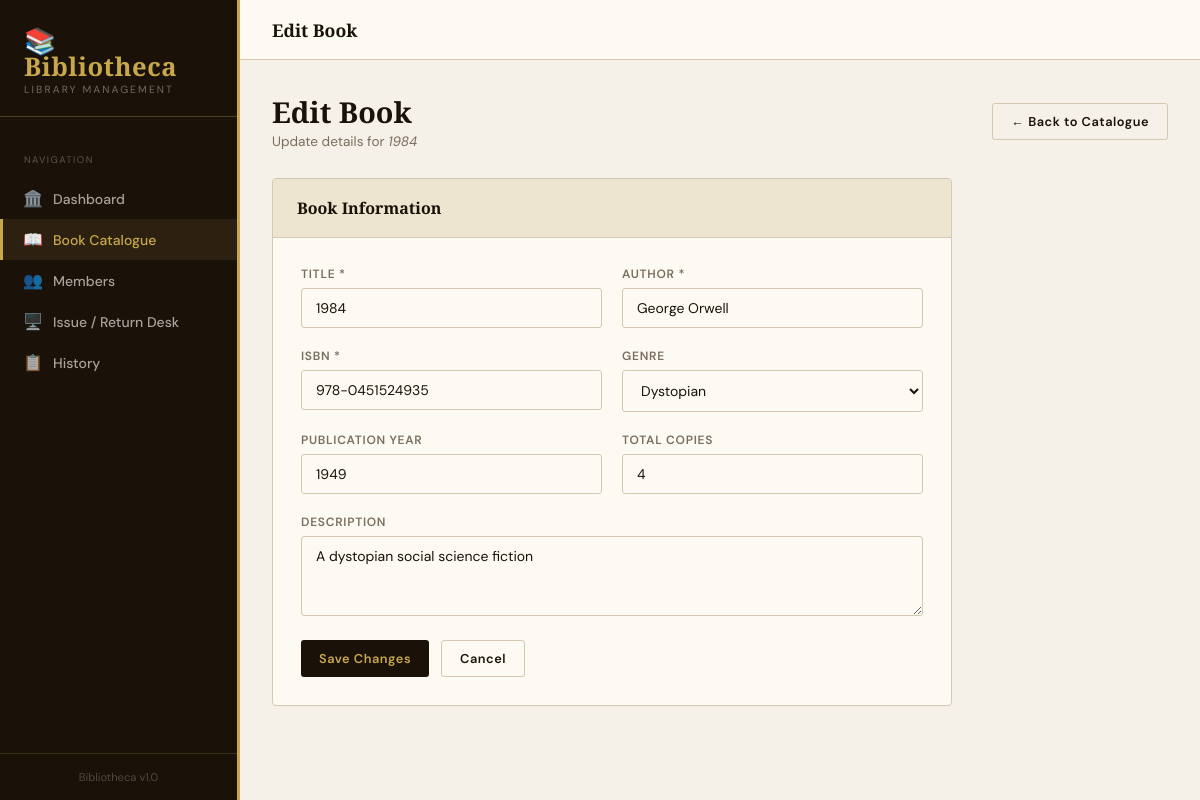
The app's page /books/edit/3 with its own data.
### tables this page shows
CREATE TABLE books (
        id INTEGER PRIMARY KEY AUTOINCREMENT,
        title TEXT NOT NULL,
        author TEXT NOT NULL,
        isbn TEXT UNIQUE NOT NULL,
        genre TEXT,
        year INTEGER,
        total_copies INTEGER DEFAULT 1,
        available_copies INTEGER DEFAULT 1,
        description TEXT,
        added_on TEXT DEFAULT CURRENT_TIMESTAMP
    );

### app.py (the view, shortened to what this page needs)
@app.route('/books/edit/<int:book_id>', methods=['GET', 'POST'])
def edit_book(book_id):
    conn = get_db()
    book = conn.execute("SELECT * FROM books WHERE id=?", (book_id,)).fetchone()
    conn.close()
    return render_template('edit_book.html', book=book)

### app.py (called while the page is built)
def get_db():
    conn = sqlite3.connect(DB_PATH)
    conn.row_factory = sqlite3.Row
    return conn

### templates/edit_book.html (shortened to what this page needs)
{% extends "base.html" %}
{% block page_title %}Edit Book{% endblock %}
{% block content %}
<div class="page-header">
  <div>
    <h2>Edit Book</h2>
    <p>Update details for <em>{{ book.title }}</em></p>
  </div>
  <a href="{{ url_for('catalogue') }}" class="btn btn-outline">← Back to Catalogue</a>
</div>
<div style="max-width:680px">
  <div class="card">
    <div class="card-header"><div class="card-title">Book Information</div></div>
    <div style="padding:28px">
      <form method="POST">
        <div class="form-grid">
          <div class="form-group">
            <label>Title *</label>
            <input type="text" name="title" required value="{{ book.title }}">
          </div>
          <div class="form-group">
            <label>Author *</label>
            <input type="text" name="author" required value="{{ book.author }}">
          </div>
          <div class="form-group">
            <label>ISBN *</label>
            <input type="text" name="isbn" required value="{{ book.isbn }}">
          </div>
          <div class="form-group">
            <label>Genre</label>
            <select name="genre">
              {% for g in ['Fiction','Non-Fiction','Dystopian','Sci-Fi','Fantasy','Mystery','Biography','Self-Help','Technology','History','Science','Philosophy','Other'] %}
              <option {% if book.genre == g %}selected{% endif %}>{{ g }}</option>
              {% endfor %}
            </select>
          </div>
          <div class="form-group">
            <label>Publication Year</label>
            <input type="number" name="year" value="{{ book.year }}">
          </div>
          <div class="form-group">
            <label>Total Copies</label>
            <input type="number" name="copies" required min="1" value="{{ book.total_copies }}">
          </div>
          <div class="form-group full">
            <label>Description</label>
            <textarea name="description">{{ book.description or '' }}</textarea>
          </div>
        </div>
        <div style="margin-top:24px; display:flex; gap:12px">
          <button type="submit" class="btn btn-primary">Save Changes</button>
          <a href="{{ url_for('catalogue') }}" class="btn btn-outline">Cancel</a>
        </div>
      </form>
    </div>
  </div>
</div>
{% endblock %}

### templates/base.html (style rules this page uses)
:root { --ink: #1a1209; --cream: #f5f0e8; --parchment: #ede5d0; --gold: #c9a84c; --gold-light: #e8c97a; --rust: #b84c2b; --forest: #2d5a3d; --muted: #7a6e5e; --border: #d4c9b0; --white: #fdfaf4; --shadow: rgba(26,18,9,0.12); }
* { margin:0; padding:0; box-sizing:border-box; }
body { font-family: 'DM Sans', sans-serif; background: var(--cream); color: var(--ink); min-height: 100vh; }
.card { background: var(--white); border: 1px solid var(--border); border-radius: 4px; overflow: hidden; margin-bottom: 24px; }
.card-header { padding: 18px 24px; border-bottom: 1px solid var(--border); display: flex; align-items:center; justify-content:space-between; background: var(--parchment); }
.card-title { font-family: 'Playfair Display', serif; font-size: 1rem; font-weight: 600; }
.btn { display: inline-flex; align-items:center; gap:6px; padding: 9px 18px; border-radius: 3px; font-size: 0.8rem; font-weight: 600; cursor: pointer; text-decoration: none; border: none; transition: all 0.2s; font-family: inherit; letter-spacing: 0.04em; }
.btn-primary { background: var(--ink); color: var(--gold); }
.btn-outline { background: transparent; color: var(--ink); border: 1.5px solid var(--border); }
.form-grid { display: grid; grid-template-columns: 1fr 1fr; gap: 20px; }
.form-group { display:flex; flex-direction:column; gap:6px; }
.form-group.full { grid-column: 1/-1; }
label { font-size: 0.75rem; font-weight: 600; letter-spacing:0.06em; text-transform: uppercase; color: var(--muted); }
input, select, textarea { padding: 10px 14px; border: 1.5px solid var(--border); border-radius: 3px; font-family: inherit; font-size: 0.875rem; background: var(--white); color: var(--ink); transition: border-color 0.2s; outline: none; }
textarea { resize: vertical; min-height: 80px; }
.page-header { display:flex; align-items:center; justify-content:space-between; margin-bottom: 28px; }
.page-header h2 { font-family: 'Playfair Display', serif; font-size: 1.8rem; font-weight: 700; }
.page-header p { color: var(--muted); font-size: 0.85rem; margin-top: 2px; }

### records on screen
books: title "1984", author "George Orwell", isbn "978-0451524935", genre "Dystopian", year "1949", copies "4", description "A dystopian social science fiction"
